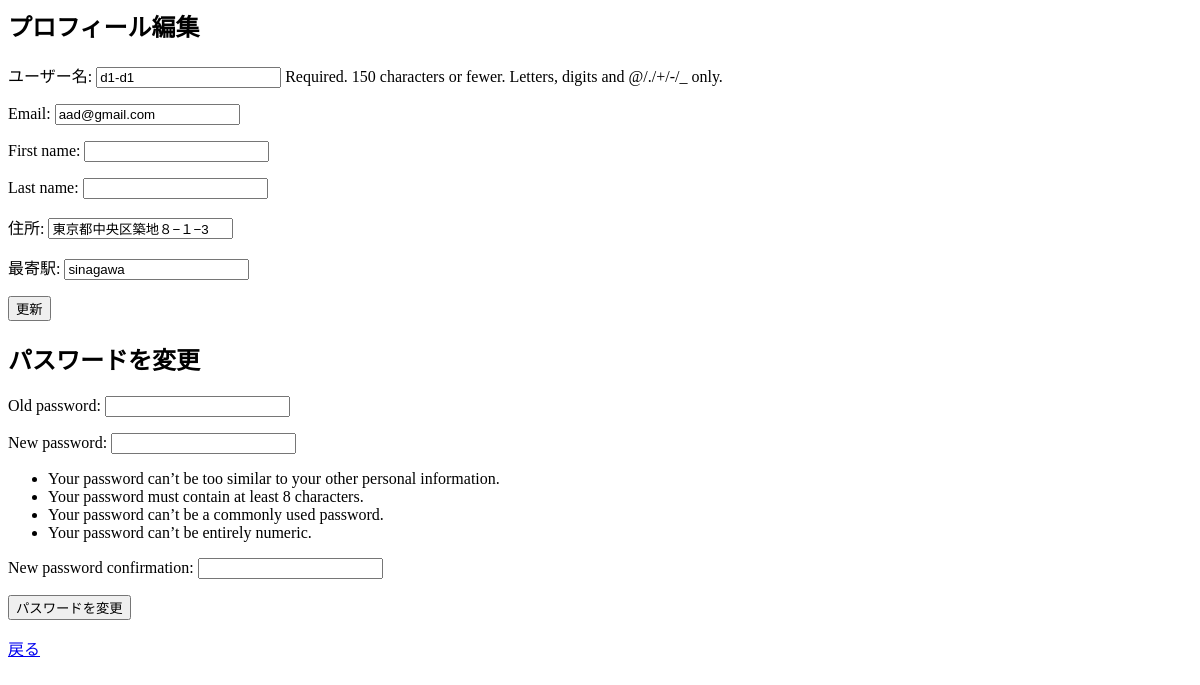
The app's page /profile/edit/ (signed in), older data.
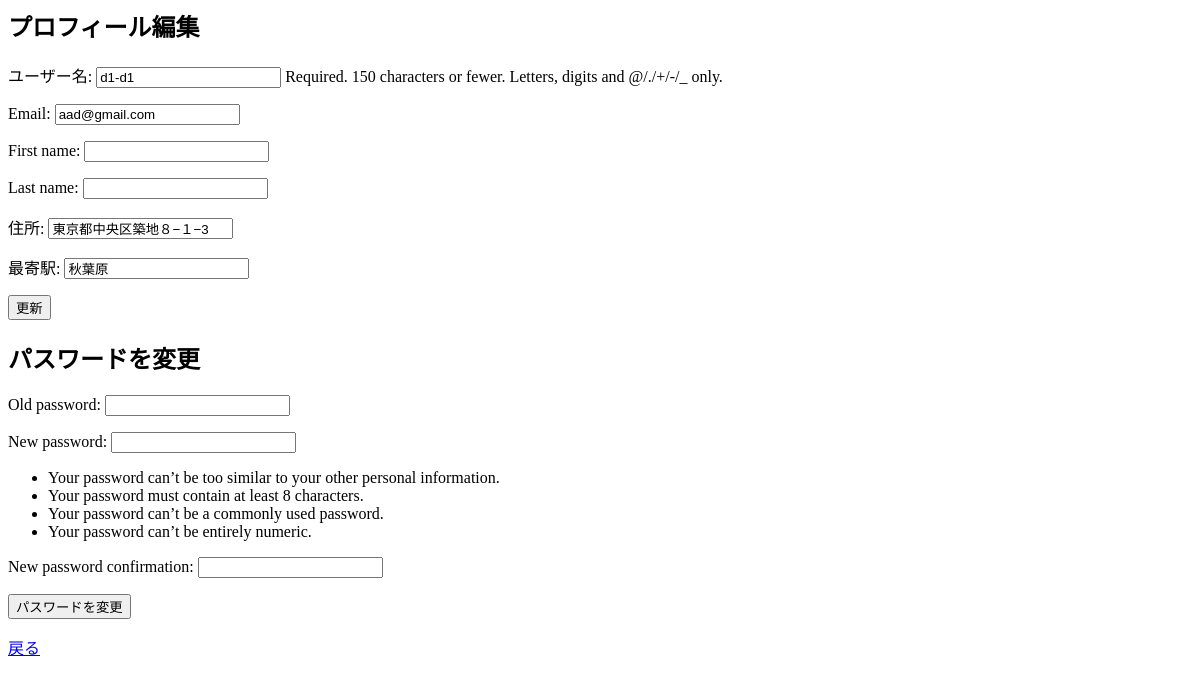
The same page, newer data.
### accounts/models.py (models this page shows, shortened)
class CustomUser(AbstractUser):
    name = models.CharField(max_length=100, verbose_name='名前')
    address = models.CharField(max_length=255, verbose_name='住所', blank=True, null=True)
    nearest_station = models.CharField(max_length=100, verbose_name='最寄駅', blank=True, null=True)
    nearest_station_name = models.CharField(max_length=255, blank=True, null=True)  # 駅名
    nearest_station_lat = models.FloatField(blank=True, null=True)  # 緯度
    nearest_station_lng = models.FloatField(blank=True, null=True)  # 経度
    station_latitude = models.FloatField(null=True, blank=True)
    station_longitude = models.FloatField(null=True, blank=True)
    email = models.EmailField(unique=True, max_length=255)
    friends = models.ManyToManyField("self", blank=True, related_name="friends_list", symmetrical=False)

### accounts/views.py (the view, shortened to what this page needs)
# urls.py: path('profile/edit/', views.profile_edit, name='profile_edit'),
@login_required
def profile_edit(request):
    u_form = UserUpdateForm(instance=request.user)
    p_form = UserProfileUpdateForm(instance=request.user)
    pw_form = PasswordChangeForm(user=request.user)
    context = {
        'u_form': u_form,
        'p_form': p_form,
        'pw_form': pw_form,
    }
    return render(request, "accounts/profile_edit.html", context)

### accounts/forms.py (shortened to what this page needs)
class UserUpdateForm(forms.ModelForm):
    class Meta:
        model = User
        fields = ['username', 'email', 'first_name', 'last_name']
    def __init__(self, *args, **kwargs):
        super(UserUpdateForm, self).__init__(*args, **kwargs)
        if 'username' in self.fields:
            self.fields['username'].label = 'ユーザー名'

class UserProfileUpdateForm(forms.ModelForm):
    class Meta:
        model = CustomUser
        fields = ['address', 'nearest_station']
    def __init__(self, *args, **kwargs):
        super().__init__(*args, **kwargs)
        self.fields['address'].label = '住所'
        self.fields['nearest_station'].label = '最寄駅'

### accounts/templates/accounts/profile_edit.html (shortened to what this page needs)
{% block content %}
  <div class="container">
    <h2>プロフィール編集</h2>
    <form method="POST">
      {{ u_form.as_p }}
      {{ p_form.as_p }}
      <button type="submit" name="update_profile" class="btn btn-primary">更新</button>
    </form>
    <h2>パスワードを変更</h2>
    <form method="POST">
        {{ pw_form.as_p }}
        <button type="submit" name="change_password">パスワードを変更</button>
    </form>
    <a href="{% url 'home' %}">戻る</a>
  </div>
{% endblock %}

Row changes from the older to the newer data that the page shows:
changed CustomUser "aad@gmail.com": nearest_station "sinagawa" → "秋葉原"
